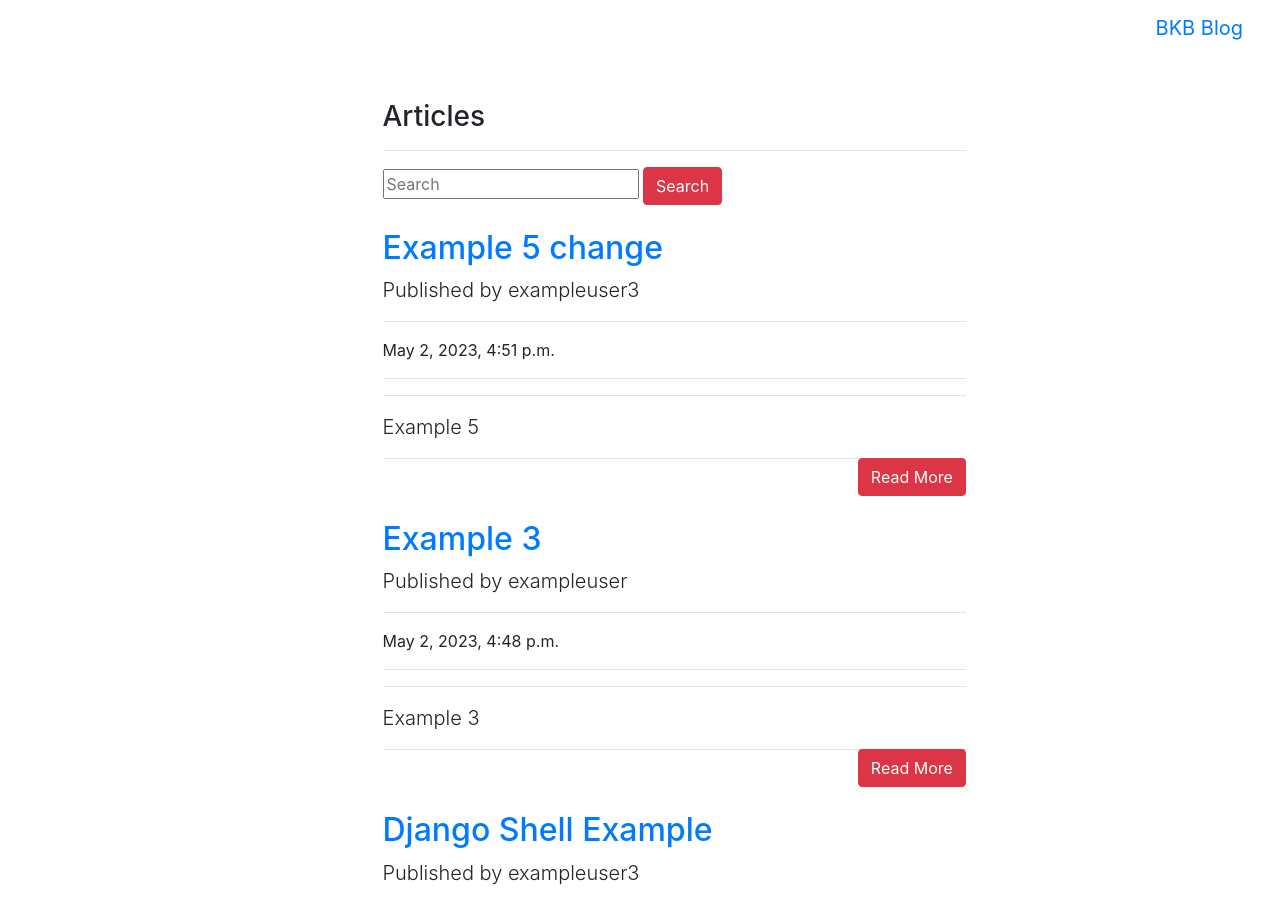
/articles/ (upper part), run on an earlier commit of the app's database.
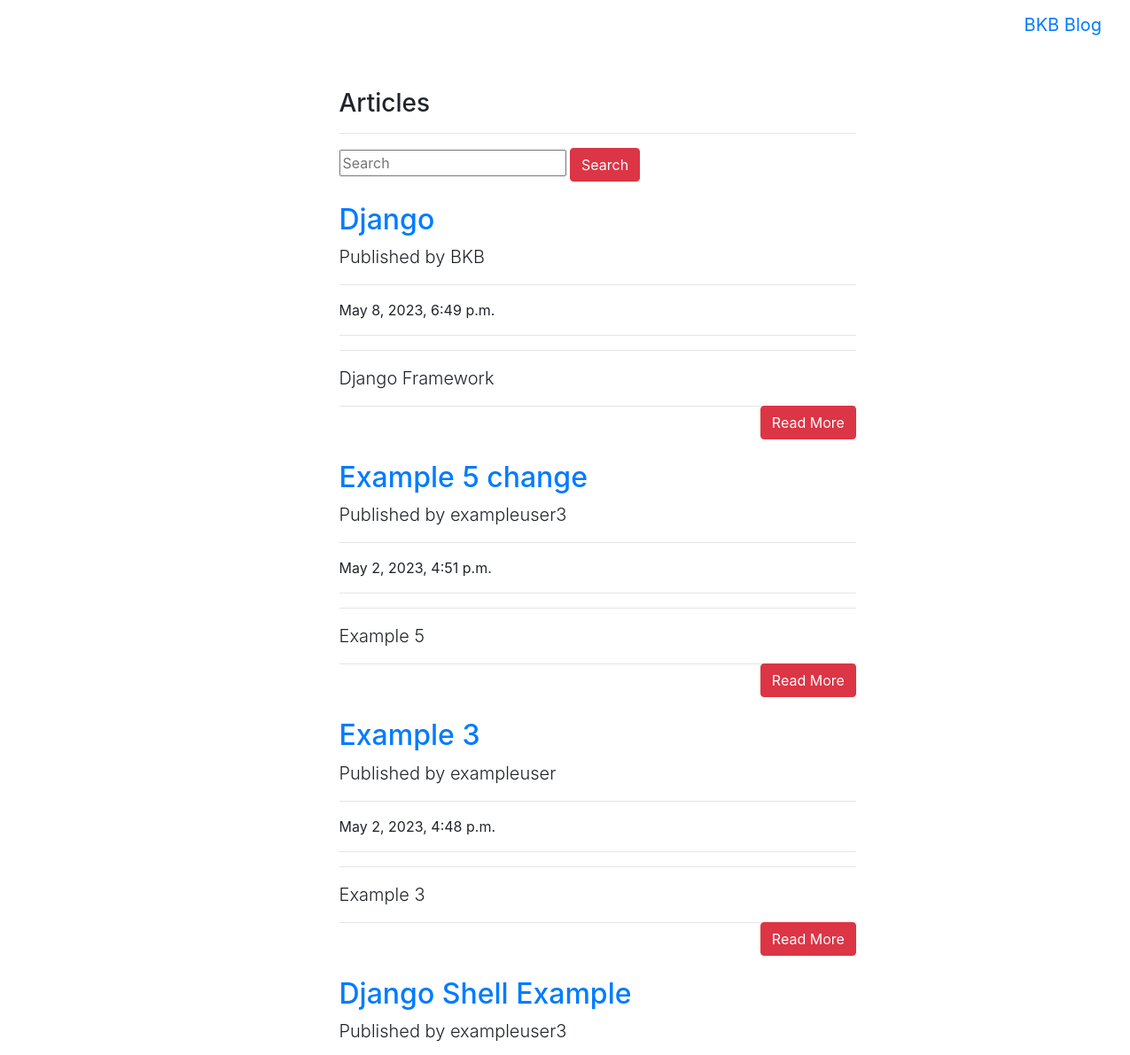
And on a later commit of the database.
### article/models.py (models this page shows, shortened)
class Article(models.Model):
    author = models.ForeignKey("auth.User", on_delete = models.CASCADE)
    title = models.CharField(max_length = 50)
    content = RichTextField()
    created_date = models.DateTimeField(auto_now_add = True)
    article_image = models.FileField(blank = True, null = True, verbose_name = "Add image to the article")
    class Meta:
        ordering = ['-created_date']

### article/views.py (the view)
# urls.py: path('articles/', include("article.urls")),
def articles(request):
     keyword = request.GET.get("keyword")
     if keyword:
          articles = Article.objects.filter(title__contains = keyword)
          return render(request, "articles.html", {"articles" : articles})
     articles = Article.objects.all()
     return render(request, "articles.html", {"articles" : articles})

### templates/articles.html (shortened to what this page needs)
{% extends "layout.html" %} {% block body %}
<div class="row">
  <div class="col-md-10 offset-md-3">
    <div class="col-lg-8">
      <h3>Articles</h3>
      <hr />
    </div>
  </div>
</div>
<div class="row">
  <div class="col-md-10 offset-md-3">
    <div class="col-lg-8">
      <form>
        <input
          type="text"
          name="keyword"
          class="input-sm"
          maxlength="64"
          placeholder="Search"
        />
        <button type="submit" class="btn btn-danger">Search</button>
      </form>
    </div>
  </div>
</div>
{% if articles %} {% for article in articles %}
<div class="row">
  <div class="col-md-10 offset-md-3">
    <div class="col-lg-8">
      <a href="{% url 'article:detail' article.id %}"
        ><h2 class="mt-4">{{article.title}}</h2></a
      >
      <p class="lead">Published by {{article.author.username}}</p>
      <hr />
      <p>{{article.created_date}}</p>
      <hr />
      <hr />
      <p class="lead">{{article.content|safe|truncatewords:50}}</p>
      <a
        style="float: right"
        href="{% url 'article:detail' article.id %}"
        class="btn btn-danger"
        >Read More</a
      >
      <hr />
    </div>
  </div>
</div>
{% endfor %} {% endif %} {% endblock body %}

What changed in the data, as far as the page shows it:
added Article: title "Django", author.username "BKB", created_date "May 8, 2023, 6:49 p.m.", content "Django Framework"
